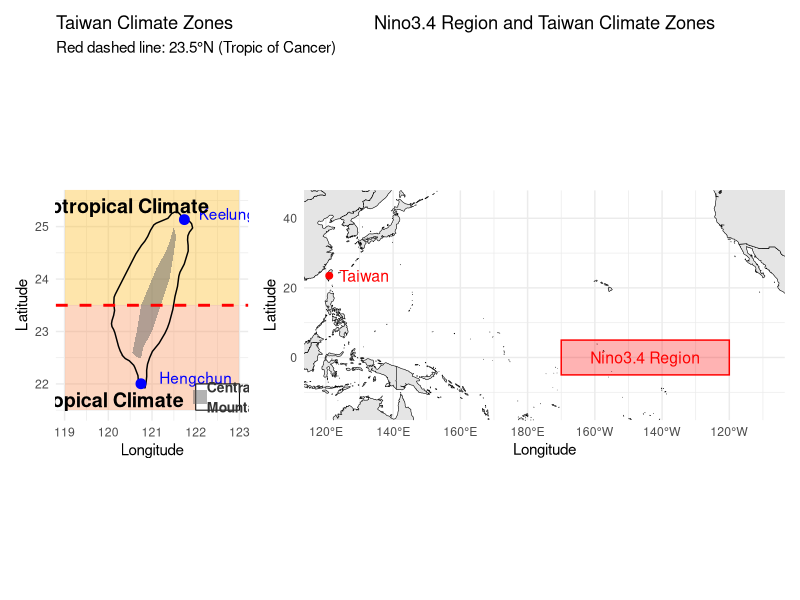

The R script that drew this image: (Note: this script raises an error after producing the figure.)
library(ggplot2)
library(maps)
library(dplyr)
library(grid)
library(patchwork)
# 台灣主島地圖
taiwan_map <- map_data("world", region = "Taiwan") %>%
  filter(long >= 119, long <= 123)

# 測站資料
stations <- data.frame(
  name = c("Keelung", "Hengchun"),
  lon = c(121.7405, 120.7463),
  lat = c(25.1333, 22.0039)
)
central_mountain <- data.frame(
  long = c(
    120.55, 120.6, 120.65, 120.7, 120.75,
    120.8, 121.0, 121.2, 121.4, 121.5, 121.55, 121.5,
    121.4, 121.3, 121.1, 120.9, 120.75, 120.65, 120.6, 120.55
  ),
  lat = c(
    22.6, 22.55, 22.52, 22.5, 22.5,
    22.7, 23.0, 23.5, 24.0, 24.5, 24.8, 25.0,
    24.7, 24.5, 24.2, 23.8, 23.5, 23.0, 22.8, 22.6
  )
)
legend_grob <- grobTree(
  rectGrob(gp = gpar(fill = "white")),  # 白底黑框
  pointsGrob(0.1, 0.5, pch = 15, size = unit(5, "mm"), gp = gpar(col = "gray40", fill = "gray40", alpha = 0.5)),
  textGrob("Central \nMountain", x = 0.25, y = 0.5, just = "left", gp = gpar(fontface = "bold", fontsize = 10, col = "gray20"))
)

p1<-ggplot() +
  # 你的其他圖層
  geom_rect(aes(xmin = 119, xmax = 123, ymin = 21.5, ymax = 23.5),
            fill = "#fb9a66", alpha = 0.4) +
  geom_rect(aes(xmin = 119, xmax = 123, ymin = 23.5, ymax = 26),
            fill = "#fdbf2f", alpha = 0.4) +
  geom_polygon(data = taiwan_map, aes(x = long, y = lat, group = group),
               fill = NA, color = "black", linewidth = 0.5) +
  geom_polygon(data = central_mountain, aes(x = long, y = lat),
               fill = "gray40", alpha = 0.5, color = NA) +
  geom_hline(yintercept = 23.5, color = "red", linetype = "dashed", linewidth = 1) +
  geom_point(data = stations, aes(x = lon, y = lat), color = "blue", size = 3) +
  geom_text(data = stations, aes(x = lon, y = lat, label = name),
            vjust = 0, hjust = -0.25, color = "blue") +
  annotate("text", x = 120.2, y = 25.4, label = "Subtropical Climate", 
           color = "black", size = 5, fontface = "bold") +
  annotate("text", x = 120, y = 21.7, label = "Tropical Climate", 
           color = "black", size = 5, fontface = "bold") +
  coord_fixed(1.2, xlim = c(119, 123), ylim = c(21.5, 25.5)) +
  labs(title = "Taiwan Climate Zones",
       subtitle = "Red dashed line: 23.5°N (Tropic of Cancer)",
       x = "Longitude", y = "Latitude") +
  theme_minimal() +
  annotation_custom(legend_grob, xmin = 122, xmax = 123, ymin = 21.5, ymax = 22)
###########################################
library(ggplot2)
library(maps)
# 1. 世界地圖
world_map <- map_data("world") %>%
  mutate(long360 = ifelse(long < 0, long + 360, long))  # 經度轉 0~360

# 2. Nino 區域（經度轉 0~360）

nino3_4 <- data.frame(xmin = 190, xmax = 240, ymin = -5, ymax = 5)    # -170~-120


# 3. 台灣位置
taiwan <- data.frame(lon = 121, lat = 23.5)
taiwan$lon360 <- ifelse(taiwan$lon < 0, taiwan$lon + 360, taiwan$lon)
world_map2 <- world_map %>%
  mutate(long360_cut = ifelse(long360 > 260, NA, long360))  # 把超過 xlim 的部分設 NA

p2<-ggplot() +
  # 世界地圖
  geom_polygon(data = world_map2, aes(x = long360_cut, y = lat, group = group),
               fill = "grey90", color = "black", size = 0.2) +
  # Nino3.4 區域
  geom_rect(data = nino3_4, aes(xmin = xmin, xmax = xmax, ymin = ymin, ymax = ymax),
            fill = "red", alpha = 0.3, color = "red") +
  # 標 Nino3.4
  geom_text(data = nino3_4, aes(x = (xmin + xmax)/2, y = (ymin + ymax)/2, label = "Nino3.4 Region"),
            color = "red", size = 4, hjust = 0.5, vjust = 0.5) +
  # 台灣
  geom_point(data = taiwan, aes(x = lon360, y = lat), color = "red", size = 2) +
  geom_text(data = taiwan, aes(x = lon360 + 3, y = lat, label = "Taiwan"),
            color = "red", hjust = 0, size = 4) +
  # 範圍設定
  coord_quickmap(xlim = c(120, 250), ylim = c(-15, 45)) +
  # x 軸東西經顯示
  scale_x_continuous(
    breaks = seq(120, 250, by = 20),
    labels = function(x) {
      sapply(x, function(lon) {
        lon180 <- ifelse(lon > 180, lon - 360, lon)
        if(lon180 < 0) paste0(abs(lon180), "°W") else paste0(lon180, "°E")
      })
    }
  ) +
  theme_minimal() +
  labs(title = "Nino3.4 Region and Taiwan Climate Zones",
       x = "Longitude", y = "Latitude") +
  theme(
         plot.title = element_text( hjust = 0.5)
       )

p1 + p2 + plot_layout(ncol = 2, widths  = c(1,2.5))


############################


# =====================================
library(ggplot2)
library(stars)
library(dplyr)
library(grid)

# 1️⃣ 讀 DEM
dem <- read_stars("Taiwan_DEM.tif")
dem_df <- as.data.frame(dem, xy = TRUE)
colnames(dem_df) <- c("lon", "lat", "elev")
dem_df$elev <- as.numeric(dem_df$elev)

# 2️⃣ 中央山脈 >200m
central_mountain_df <- dem_df %>% filter(elev > 500)

# 3️⃣ 測站
stations <- data.frame(
  name = c("Keelung", "Hengchun"),
  lon = c(121.7405, 120.7463),
  lat = c(25.1333, 22.0039)
)

# 4️⃣ 台灣主島邊界
taiwan_map <- map_data("world", region = "Taiwan") %>%
  filter(long >= 119, long <= 123)

# 5️⃣ 圖例
legend_grob <- grobTree(
  rectGrob(gp = gpar(fill = "white")),
  pointsGrob(0.1, 0.5, pch = 15, size = unit(5, "mm"), 
             gp = gpar(col = "gray40", fill = "gray40", alpha = 0.5)),
  textGrob("Central \nMountain", x = 0.25, y = 0.5, just = "left", 
           gp = gpar(fontface = "bold", fontsize = 10, col = "gray20"))
)

# 6️⃣ 畫圖
ggplot() +
  # 乾熱/溫帶分區
  geom_rect(aes(xmin = 119, xmax = 123, ymin = 21.5, ymax = 23.5),
            fill = "#fb9a66", alpha = 0.4) +
  geom_rect(aes(xmin = 119, xmax = 123, ymin = 23.5, ymax = 26),
            fill = "#fdbf2f", alpha = 0.4) +
  
  # 台灣邊界
  geom_polygon(data = taiwan_map, aes(x = long, y = lat, group = group),
               fill = NA, color = "black", linewidth = 0.5) +
  
  # DEM >200m 中央山脈
  geom_tile(data = central_mountain_df, aes(x = lon, y = lat),
            fill = "gray40", alpha = 0.5) +
  
  # 測站
  geom_point(data = stations, aes(x = lon, y = lat), color = "blue", size = 3) +
  geom_text(data = stations, aes(x = lon, y = lat, label = name),
            vjust = 0, hjust = -0.25, color = "blue",size=5) +
  
  # 北回歸線
  geom_hline(yintercept = 23.5, color = "red", linetype = "dashed", linewidth = 1) +
  annotate("text", x = 120.2, y = 25.4, label = "Subtropical Climate", 
           color = "black", size = 5, fontface = "bold") +
  annotate("text", x = 120, y = 21.7, label = "Tropical Climate", 
           color = "black", size = 5, fontface = "bold") +
  
  coord_fixed(1.2, xlim = c(119, 123), ylim = c(21.5, 25.5)) +

  labs(
       x = "Longitude", y = "Latitude") +
  
  theme_minimal() +
  
  # 自訂 legend
  annotation_custom(legend_grob, xmin = 122, xmax = 123, ymin = 21.5, ymax = 22)
